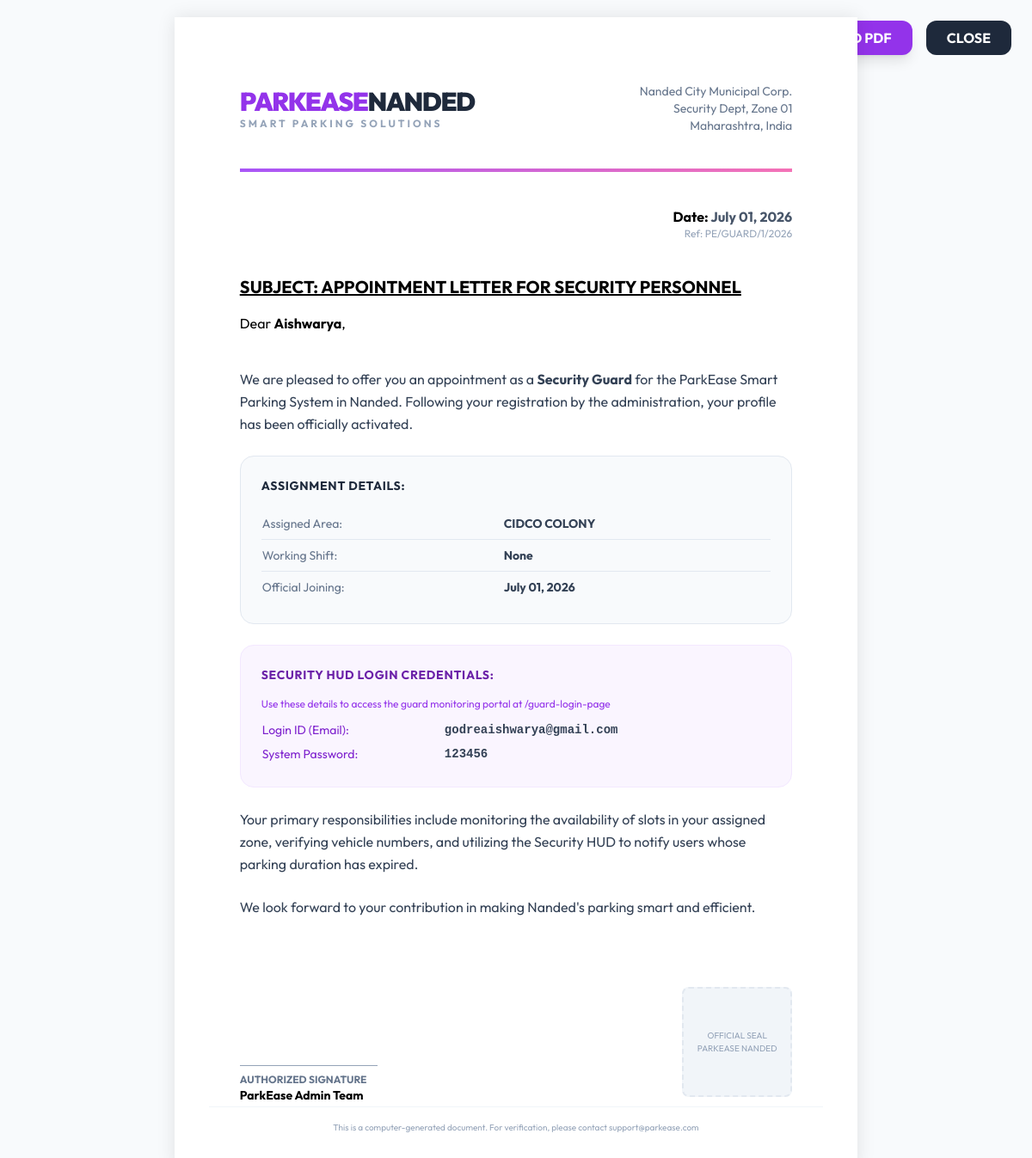
/admin/view-joining-letter/1, run on the app's committed database.
### tables this page shows
CREATE TABLE guards (
        id INTEGER PRIMARY KEY AUTOINCREMENT,
        name TEXT,
        email TEXT UNIQUE,
        password TEXT,
        area TEXT
    , shift TEXT);

### app.py (the view)
@app.route("/admin/view-joining-letter/<int:id>")
def view_joining_letter(id):
    conn = sqlite3.connect(DB_FILE)
    conn.row_factory = sqlite3.Row
    cursor = conn.cursor()
    cursor.execute("SELECT * FROM guards WHERE id=?", (id,))
    guard = cursor.fetchone()
    conn.close()
    if not guard:
        return "Guard record not found", 404
    joining_date = datetime.now().strftime("%B %d, %Y")
    return render_template("joining_letter.html", guard=guard, date=joining_date)

### templates/joining_letter.html (shortened to what this page needs)
<!DOCTYPE html>
<html lang="en">
<head>
    <script src="https://cdn.tailwindcss.com"></script>
</head>
<body>
    <div class="no-print fixed top-6 right-6 flex gap-4">
        <button onclick="window.print()" class="bg-purple-600 text-white px-6 py-2 rounded-xl font-bold shadow-lg hover:bg-purple-700 transition-all">🖨️ PRINT / DOWNLOAD PDF</button>
        <button onclick="window.close()" class="bg-slate-800 text-white px-6 py-2 rounded-xl font-bold">CLOSE</button>
    </div>
    <div class="letter-container">
        <div class="flex justify-between items-center mb-10">
            <div>
                <h1 class="text-3xl font-black tracking-tighter text-purple-600">PARKEASE<span class="text-slate-800">NANDED</span></h1>
                <p class="text-xs font-bold text-slate-400 tracking-[3px] uppercase">Smart Parking Solutions</p>
            </div>
            <div class="text-right text-sm text-slate-500">
                <p>Nanded City Municipal Corp.</p>
                <p>Security Dept, Zone 01</p>
                <p>Maharashtra, India</p>
            </div>
        </div>
        <div class="header-line mb-10"></div>
        <div class="text-right mb-10">
            <p class="font-bold">Date: <span class="text-slate-600">{{ date }}</span></p>
            <p class="text-xs text-slate-400">Ref: PE/GUARD/{{ guard.id }}/2026</p>
        </div>
        <div class="mb-10">
            <h2 class="text-xl font-bold underline mb-4">SUBJECT: APPOINTMENT LETTER FOR SECURITY PERSONNEL</h2>
            <p>Dear <span class="font-bold">{{ guard.name }}</span>,</p>
        </div>
        <div class="space-y-6 text-slate-700 leading-relaxed">
            <p>We are pleased to offer you an appointment as a <strong>Security Guard</strong> for the ParkEase Smart Parking System in Nanded. Following your registration by the administration, your profile has been officially activated.</p>
            <div class="bg-slate-50 p-6 rounded-2xl border border-slate-200">
                <h3 class="font-bold text-slate-800 mb-4 uppercase text-sm tracking-wider">Assignment Details:</h3>
                <table class="w-full text-sm">
                    <tr class="border-b border-slate-200">
                        <td class="py-2 text-slate-500">Assigned Area:</td>
                        <td class="py-2 font-bold">{{ guard.area.upper() }}</td>
                    </tr>
                    <tr class="border-b border-slate-200">
                        <td class="py-2 text-slate-500">Working Shift:</td>
                        <td class="py-2 font-bold">{{ guard.shift }}</td>
                    </tr>
                    <tr>
                        <td class="py-2 text-slate-500">Official Joining:</td>
                        <td class="py-2 font-bold">{{ date }}</td>
                    </tr>
                </table>
            </div>
            <div class="bg-purple-50 p-6 rounded-2xl border border-purple-100">
                <h3 class="font-bold text-purple-800 mb-4 uppercase text-sm tracking-wider">Security HUD Login Credentials:</h3>
                <p class="text-xs text-purple-600 mb-2">Use these details to access the guard monitoring portal at /guard-login-page</p>
                <table class="w-full text-sm">
                    <tr>
                        <td class="py-1 text-purple-700">Login ID (Email):</td>
                        <td class="py-1 font-mono font-bold">{{ guard.email }}</td>
                    </tr>
                    <tr>
                        <td class="py-1 text-purple-700">System Password:</td>
                        <td class="py-1 font-mono font-bold">{{ guard.password }}</td>
                    </tr>
                </table>
            </div>
            <p>Your primary responsibilities include monitoring the availability of slots in your assigned zone, verifying vehicle numbers, and utilizing the Security HUD to notify users whose parking duration has expired.</p>
            <p>We look forward to your contribution in making Nanded's parking smart and efficient.</p>
        </div>
        <div class="mt-20 flex justify-between items-end">
            <div>
                <div class="w-40 border-b border-slate-400 mb-2"></div>
                <p class="text-xs font-bold uppercase text-slate-500">Authorized Signature</p>
                <p class="text-sm font-bold">ParkEase Admin Team</p>
            </div>
            <div class="text-right">
                <div class="w-32 h-32 bg-slate-100 rounded-lg flex items-center justify-center border-2 border-dashed border-slate-200 mb-2">
                    <span class="text-[10px] text-slate-400 uppercase text-center p-2">Official Seal<br>ParkEase Nanded</span>
                </div>
            </div>
        </div>
        <div class="absolute bottom-10 left-10 right-10 text-[10px] text-slate-400 text-center border-t border-slate-100 pt-4">
            This is a computer-generated document. For verification, please contact support@parkease.com
        </div>
    </div>
</body>
</html>

### templates/joining_letter.html (style rules this page uses)
body { font-family: 'Outfit', sans-serif; background: #f8fafc; }
.letter-container { width: 210mm; min-height: 297mm; padding: 20mm; margin: 20px auto; background: white; box-shadow: 0 0 20px rgba(0,0,0,0.1); position: relative; }
.header-line { height: 4px; background: linear-gradient(90deg, #a855f7, #f472b6); }

### data on the page
guards: id "1", name "Aishwarya", area "CIDCO COLONY", email "godreaishwarya@gmail.com", password "123456"

### other printed values
{{ guard.shift }} "None"
